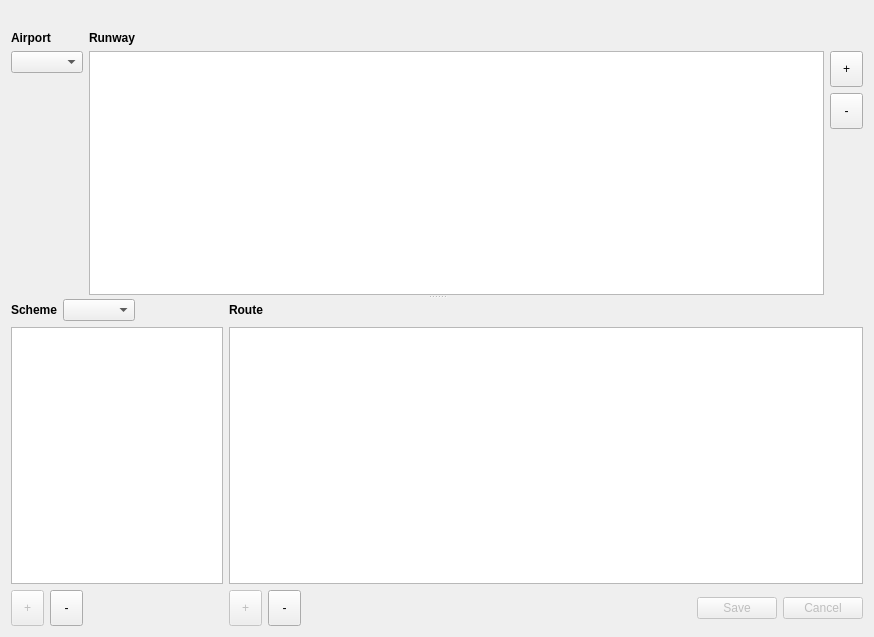
<?xml version="1.0" encoding="UTF-8"?>
<ui version="4.0">
 <class>SsaEditor</class>
 <widget class="QWidget" name="SsaEditor">
  <property name="geometry">
   <rect>
    <x>0</x>
    <y>0</y>
    <width>874</width>
    <height>637</height>
   </rect>
  </property>
  <property name="windowTitle">
   <string>SSA editor</string>
  </property>
  <layout class="QVBoxLayout" name="verticalLayout">
   <item>
    <widget class="QLabel" name="firLabel">
     <property name="font">
      <font>
       <weight>75</weight>
       <bold>true</bold>
      </font>
     </property>
     <property name="text">
      <string/>
     </property>
     <property name="alignment">
      <set>Qt::AlignCenter</set>
     </property>
    </widget>
   </item>
   <item>
    <widget class="QSplitter" name="splitter_3">
     <property name="orientation">
      <enum>Qt::Vertical</enum>
     </property>
     <property name="childrenCollapsible">
      <bool>false</bool>
     </property>
     <widget class="QWidget" name="layoutWidget_2">
      <layout class="QGridLayout" name="gridLayout_2">
       <item row="0" column="0">
        <widget class="QLabel" name="label_2">
         <property name="font">
          <font>
           <weight>75</weight>
           <bold>true</bold>
          </font>
         </property>
         <property name="text">
          <string>Airport</string>
         </property>
        </widget>
       </item>
       <item row="0" column="1">
        <widget class="QLabel" name="label">
         <property name="font">
          <font>
           <weight>75</weight>
           <bold>true</bold>
          </font>
         </property>
         <property name="text">
          <string>Runway</string>
         </property>
        </widget>
       </item>
       <item row="1" column="0">
        <widget class="QComboBox" name="airportsComboBox"/>
       </item>
       <item row="1" column="1" rowspan="2">
        <layout class="QHBoxLayout" name="horizontalLayout_4">
         <item>
          <widget class="QTableView" name="runwayView">
           <property name="selectionBehavior">
            <enum>QAbstractItemView::SelectRows</enum>
           </property>
           <property name="sortingEnabled">
            <bool>true</bool>
           </property>
           <attribute name="horizontalHeaderStretchLastSection">
            <bool>true</bool>
           </attribute>
          </widget>
         </item>
         <item>
          <layout class="QVBoxLayout" name="verticalLayout_2">
           <item>
            <widget class="QToolButton" name="addRunwayButton">
             <property name="enabled">
              <bool>true</bool>
             </property>
             <property name="sizePolicy">
              <sizepolicy hsizetype="Preferred" vsizetype="Fixed">
               <horstretch>0</horstretch>
               <verstretch>0</verstretch>
              </sizepolicy>
             </property>
             <property name="minimumSize">
              <size>
               <width>33</width>
               <height>36</height>
              </size>
             </property>
             <property name="text">
              <string>+</string>
             </property>
            </widget>
           </item>
           <item>
            <widget class="QToolButton" name="deleteRunwayButton">
             <property name="enabled">
              <bool>true</bool>
             </property>
             <property name="sizePolicy">
              <sizepolicy hsizetype="Preferred" vsizetype="Fixed">
               <horstretch>0</horstretch>
               <verstretch>0</verstretch>
              </sizepolicy>
             </property>
             <property name="minimumSize">
              <size>
               <width>33</width>
               <height>36</height>
              </size>
             </property>
             <property name="text">
              <string>-</string>
             </property>
            </widget>
           </item>
           <item>
            <spacer name="verticalSpacer_3">
             <property name="orientation">
              <enum>Qt::Vertical</enum>
             </property>
             <property name="sizeHint" stdset="0">
              <size>
               <width>20</width>
               <height>40</height>
              </size>
             </property>
            </spacer>
           </item>
          </layout>
         </item>
        </layout>
       </item>
       <item row="2" column="0">
        <spacer name="verticalSpacer_2">
         <property name="orientation">
          <enum>Qt::Vertical</enum>
         </property>
         <property name="sizeHint" stdset="0">
          <size>
           <width>20</width>
           <height>40</height>
          </size>
         </property>
        </spacer>
       </item>
      </layout>
     </widget>
     <widget class="QWidget" name="layoutWidget">
      <layout class="QGridLayout" name="gridLayout" columnstretch="1,3">
       <item row="0" column="0">
        <layout class="QHBoxLayout" name="horizontalLayout">
         <item>
          <widget class="QLabel" name="label_3">
           <property name="font">
            <font>
             <weight>75</weight>
             <bold>true</bold>
            </font>
           </property>
           <property name="text">
            <string>Scheme</string>
           </property>
          </widget>
         </item>
         <item>
          <widget class="QComboBox" name="schemeComboBox"/>
         </item>
         <item>
          <spacer name="horizontalSpacer_2">
           <property name="orientation">
            <enum>Qt::Horizontal</enum>
           </property>
           <property name="sizeHint" stdset="0">
            <size>
             <width>40</width>
             <height>20</height>
            </size>
           </property>
          </spacer>
         </item>
        </layout>
       </item>
       <item row="0" column="1">
        <widget class="QLabel" name="label_4">
         <property name="font">
          <font>
           <weight>75</weight>
           <bold>true</bold>
          </font>
         </property>
         <property name="text">
          <string>Route</string>
         </property>
        </widget>
       </item>
       <item row="1" column="0">
        <layout class="QVBoxLayout" name="verticalLayout_4">
         <item>
          <widget class="QTableView" name="ssaView">
           <property name="selectionBehavior">
            <enum>QAbstractItemView::SelectRows</enum>
           </property>
           <property name="sortingEnabled">
            <bool>true</bool>
           </property>
           <property name="wordWrap">
            <bool>false</bool>
           </property>
           <attribute name="horizontalHeaderStretchLastSection">
            <bool>true</bool>
           </attribute>
          </widget>
         </item>
         <item>
          <layout class="QHBoxLayout" name="horizontalLayout_2">
           <item>
            <widget class="QToolButton" name="addSsaButton">
             <property name="enabled">
              <bool>false</bool>
             </property>
             <property name="sizePolicy">
              <sizepolicy hsizetype="Preferred" vsizetype="Fixed">
               <horstretch>0</horstretch>
               <verstretch>0</verstretch>
              </sizepolicy>
             </property>
             <property name="minimumSize">
              <size>
               <width>33</width>
               <height>36</height>
              </size>
             </property>
             <property name="text">
              <string>+</string>
             </property>
            </widget>
           </item>
           <item>
            <widget class="QToolButton" name="deleteSsaButton">
             <property name="enabled">
              <bool>true</bool>
             </property>
             <property name="sizePolicy">
              <sizepolicy hsizetype="Preferred" vsizetype="Fixed">
               <horstretch>0</horstretch>
               <verstretch>0</verstretch>
              </sizepolicy>
             </property>
             <property name="minimumSize">
              <size>
               <width>33</width>
               <height>36</height>
              </size>
             </property>
             <property name="text">
              <string>-</string>
             </property>
            </widget>
           </item>
           <item>
            <spacer name="horizontalSpacer">
             <property name="orientation">
              <enum>Qt::Horizontal</enum>
             </property>
             <property name="sizeHint" stdset="0">
              <size>
               <width>40</width>
               <height>20</height>
              </size>
             </property>
            </spacer>
           </item>
          </layout>
         </item>
        </layout>
       </item>
       <item row="1" column="1">
        <layout class="QVBoxLayout" name="verticalLayout_5">
         <item>
          <widget class="QTableView" name="ssaPointView">
           <property name="selectionBehavior">
            <enum>QAbstractItemView::SelectRows</enum>
           </property>
           <property name="sortingEnabled">
            <bool>true</bool>
           </property>
           <property name="wordWrap">
            <bool>false</bool>
           </property>
           <attribute name="horizontalHeaderStretchLastSection">
            <bool>true</bool>
           </attribute>
          </widget>
         </item>
         <item>
          <layout class="QHBoxLayout" name="horizontalLayout_3">
           <item>
            <widget class="QToolButton" name="addSsaPointButton">
             <property name="enabled">
              <bool>false</bool>
             </property>
             <property name="sizePolicy">
              <sizepolicy hsizetype="Preferred" vsizetype="Fixed">
               <horstretch>0</horstretch>
               <verstretch>0</verstretch>
              </sizepolicy>
             </property>
             <property name="minimumSize">
              <size>
               <width>33</width>
               <height>36</height>
              </size>
             </property>
             <property name="text">
              <string>+</string>
             </property>
            </widget>
           </item>
           <item>
            <widget class="QToolButton" name="deletSsaPointButton">
             <property name="enabled">
              <bool>true</bool>
             </property>
             <property name="sizePolicy">
              <sizepolicy hsizetype="Preferred" vsizetype="Fixed">
               <horstretch>0</horstretch>
               <verstretch>0</verstretch>
              </sizepolicy>
             </property>
             <property name="minimumSize">
              <size>
               <width>33</width>
               <height>36</height>
              </size>
             </property>
             <property name="text">
              <string>-</string>
             </property>
            </widget>
           </item>
           <item>
            <widget class="QDialogButtonBox" name="operButtons">
             <property name="enabled">
              <bool>false</bool>
             </property>
             <property name="standardButtons">
              <set>QDialogButtonBox::Cancel|QDialogButtonBox::Save</set>
             </property>
            </widget>
           </item>
          </layout>
         </item>
        </layout>
       </item>
      </layout>
     </widget>
    </widget>
   </item>
  </layout>
 </widget>
 <tabstops>
  <tabstop>airportsComboBox</tabstop>
  <tabstop>runwayView</tabstop>
  <tabstop>addRunwayButton</tabstop>
  <tabstop>deleteRunwayButton</tabstop>
  <tabstop>schemeComboBox</tabstop>
  <tabstop>ssaView</tabstop>
  <tabstop>ssaPointView</tabstop>
  <tabstop>addSsaButton</tabstop>
  <tabstop>deleteSsaButton</tabstop>
  <tabstop>addSsaPointButton</tabstop>
  <tabstop>deletSsaPointButton</tabstop>
  <tabstop>operButtons</tabstop>
 </tabstops>
 <resources/>
 <connections/>
 <slots>
  <slot>OnFIRSelect(int)</slot>
  <slot>OnAirportSelect(int)</slot>
  <slot>OnAddRun()</slot>
  <slot>OnDeleteRun()</slot>
  <slot>OnAddSSA()</slot>
  <slot>OnDeleteSSA()</slot>
  <slot>OnAddSSAPoint()</slot>
  <slot>OnDeleteSSAPoint()</slot>
  <slot>OnOperButtons(QAbstractButton*)</slot>
 </slots>
</ui>
